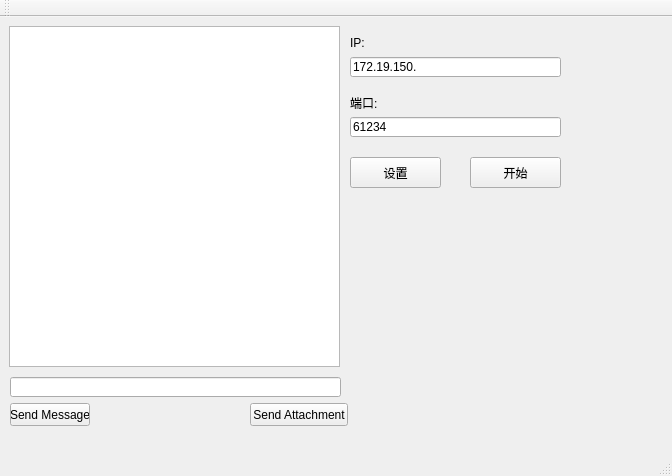
<?xml version="1.0" encoding="UTF-8"?>
<ui version="4.0">
 <class>MainWindow</class>
 <widget class="QMainWindow" name="MainWindow">
  <property name="geometry">
   <rect>
    <x>0</x>
    <y>0</y>
    <width>672</width>
    <height>476</height>
   </rect>
  </property>
  <property name="windowTitle">
   <string>QTCPClient</string>
  </property>
  <property name="styleSheet">
   <string notr="true"/>
  </property>
  <widget class="QWidget" name="centralWidget">
   <widget class="QTextBrowser" name="textBrowser_receivedMessages">
    <property name="geometry">
     <rect>
      <x>9</x>
      <y>9</y>
      <width>331</width>
      <height>341</height>
     </rect>
    </property>
    <property name="styleSheet">
     <string notr="true"/>
    </property>
   </widget>
   <widget class="QLineEdit" name="edit_ipaddr">
    <property name="geometry">
     <rect>
      <x>350</x>
      <y>40</y>
      <width>211</width>
      <height>20</height>
     </rect>
    </property>
    <property name="text">
     <string>172.19.150.</string>
    </property>
   </widget>
   <widget class="QLabel" name="label">
    <property name="geometry">
     <rect>
      <x>350</x>
      <y>20</y>
      <width>54</width>
      <height>12</height>
     </rect>
    </property>
    <property name="text">
     <string>IP:</string>
    </property>
   </widget>
   <widget class="QLabel" name="label_2">
    <property name="geometry">
     <rect>
      <x>350</x>
      <y>80</y>
      <width>54</width>
      <height>12</height>
     </rect>
    </property>
    <property name="text">
     <string>端口:</string>
    </property>
   </widget>
   <widget class="QLineEdit" name="edit_port">
    <property name="geometry">
     <rect>
      <x>350</x>
      <y>100</y>
      <width>211</width>
      <height>20</height>
     </rect>
    </property>
    <property name="text">
     <string>61234</string>
    </property>
   </widget>
   <widget class="QPushButton" name="btn_setting">
    <property name="geometry">
     <rect>
      <x>350</x>
      <y>140</y>
      <width>91</width>
      <height>31</height>
     </rect>
    </property>
    <property name="text">
     <string>设置</string>
    </property>
   </widget>
   <widget class="QPushButton" name="btn_start">
    <property name="geometry">
     <rect>
      <x>470</x>
      <y>140</y>
      <width>91</width>
      <height>31</height>
     </rect>
    </property>
    <property name="text">
     <string>开始</string>
    </property>
   </widget>
   <widget class="QPushButton" name="pushButton_sendMessage">
    <property name="geometry">
     <rect>
      <x>10</x>
      <y>386</y>
      <width>80</width>
      <height>23</height>
     </rect>
    </property>
    <property name="styleSheet">
     <string notr="true"/>
    </property>
    <property name="text">
     <string>Send Message</string>
    </property>
   </widget>
   <widget class="QPushButton" name="pushButton_sendAttachment">
    <property name="geometry">
     <rect>
      <x>250</x>
      <y>386</y>
      <width>98</width>
      <height>23</height>
     </rect>
    </property>
    <property name="styleSheet">
     <string notr="true"/>
    </property>
    <property name="text">
     <string>Send Attachment</string>
    </property>
   </widget>
   <widget class="QLineEdit" name="lineEdit_message">
    <property name="geometry">
     <rect>
      <x>10</x>
      <y>360</y>
      <width>331</width>
      <height>20</height>
     </rect>
    </property>
    <property name="sizePolicy">
     <sizepolicy hsizetype="Expanding" vsizetype="Fixed">
      <horstretch>0</horstretch>
      <verstretch>0</verstretch>
     </sizepolicy>
    </property>
    <property name="styleSheet">
     <string notr="true"/>
    </property>
   </widget>
  </widget>
  <widget class="QMenuBar" name="menuBar">
   <property name="geometry">
    <rect>
     <x>0</x>
     <y>0</y>
     <width>672</width>
     <height>23</height>
    </rect>
   </property>
  </widget>
  <widget class="QToolBar" name="mainToolBar">
   <attribute name="toolBarArea">
    <enum>TopToolBarArea</enum>
   </attribute>
   <attribute name="toolBarBreak">
    <bool>false</bool>
   </attribute>
  </widget>
  <widget class="QStatusBar" name="statusBar"/>
 </widget>
 <layoutdefault spacing="6" margin="11"/>
 <resources/>
 <connections/>
</ui>
